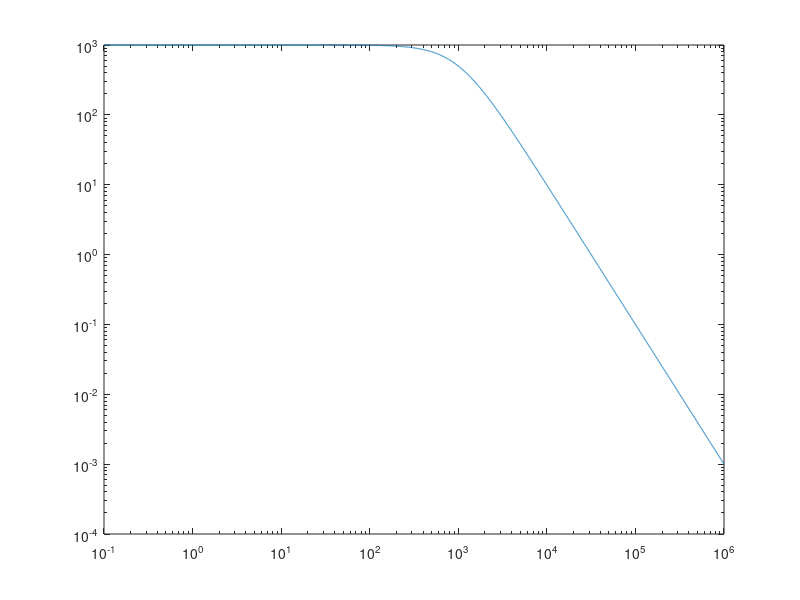
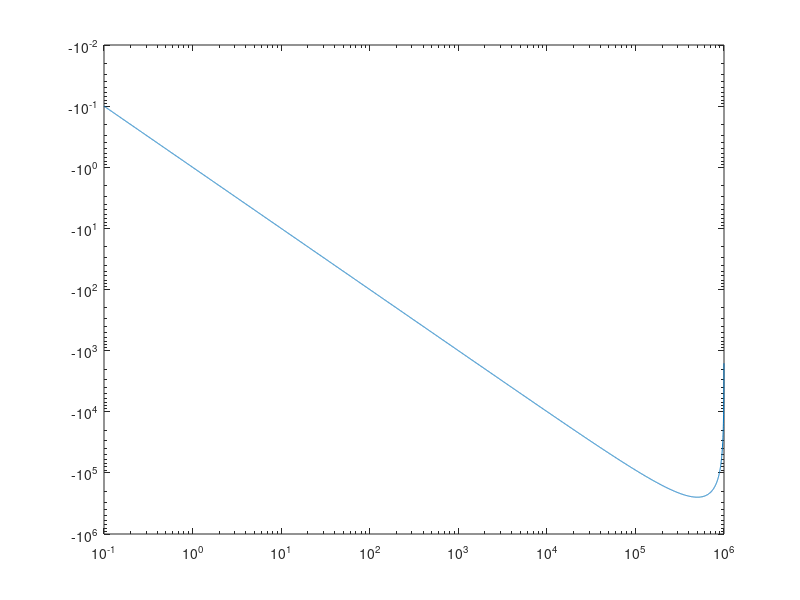

Reproduce these figures in MATLAB, in order.
% Carlos López Roa
% Uso de los criterios de Kramers Kronig para estimar la parte real e
% imaginaria de una función impedancia para un circuito C R en paralelo.
% 3/3/11
%% Valores
c=1*10^-6; r=1*10^3; om=logspace(-1,6,10000);
zr=r./(1+(r*om*c).^2);
zi=-r^2*om*c./1+(r*om*c).^2;
%% Plot
figure(10) 
loglog(om,zr)
figure(11)
loglog(om,zi)
%% Integral 
%for a=1:1000
%zi(a)=-(2*om/pi)